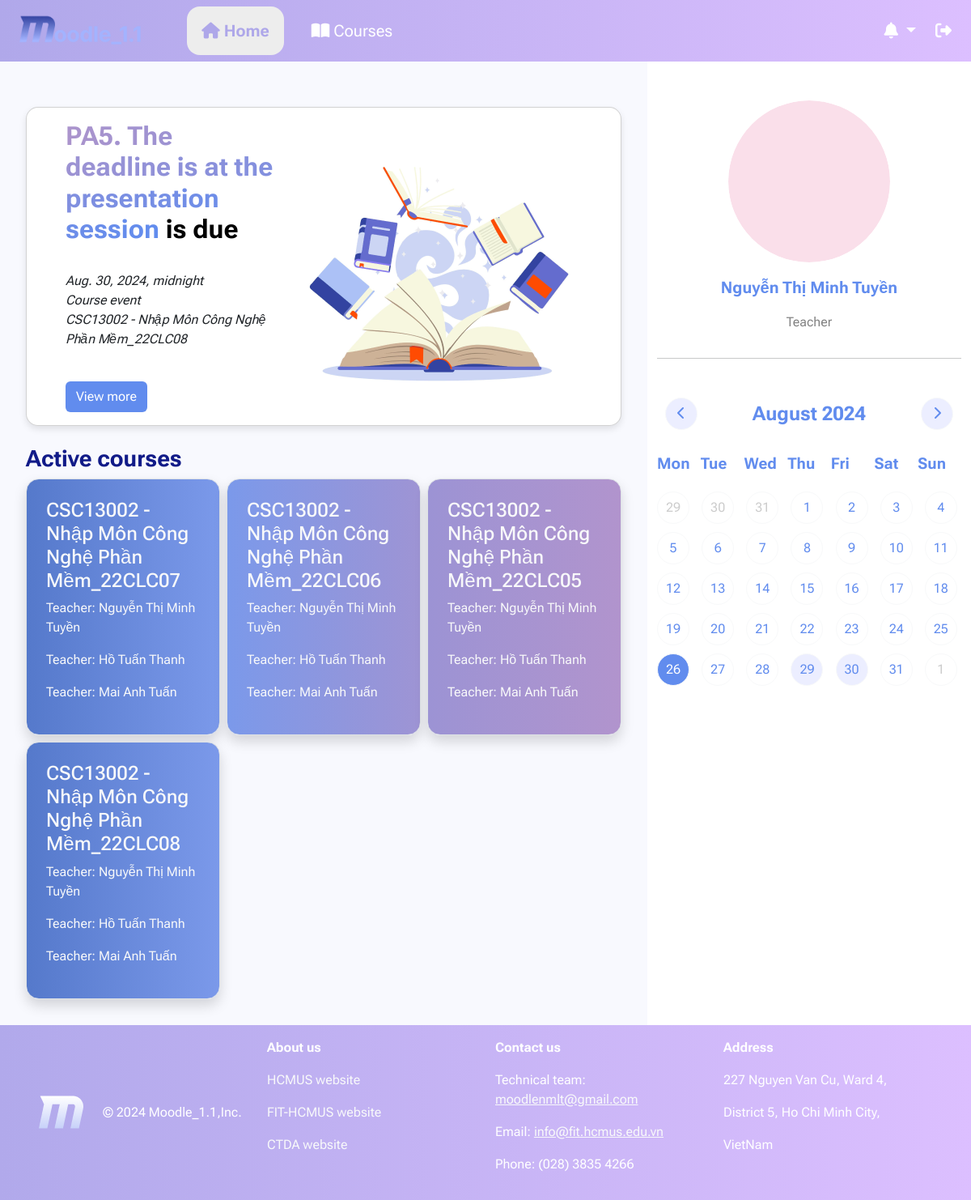
/home/ (signed in), run on the app's committed database.
### courses/models.py (models this page shows, shortened)
class Assignment(models.Model):
    id = models.UUIDField(
         primary_key = True,
         default = uuid.uuid4,
         editable = False)
    author = models.ForeignKey(User, on_delete=models.CASCADE)
    ForClass = models.ForeignKey(CourseClass, on_delete=models.CASCADE, null=True)
    title = models.CharField(max_length=100, blank=True, null=True)
    file = models.FileField(blank=True, null=True, upload_to=upload_assignment_file_path_handle, validators=[file_size])
    date_opened = models.DateTimeField(auto_now_add=True)
    date_closed = models.DateTimeField()
    def is_closed(self):
        return self.date_closed < datetime.datetime.now(datetime.timezone.utc)

class CourseClass(models.Model):
    id = models.BigAutoField(primary_key=True)
    course = models.ForeignKey(Course, on_delete=models.CASCADE, blank=True, null=True)
    className = models.CharField(max_length=10)
    participants = models.ManyToManyField(User, blank=True)
    date_created = models.DateField(auto_now_add=True)
    date_end = models.DateField(blank=True, null=True)
    slug = models.SlugField()
    def is_course_end(self):
        return self.date_end < datetime.date.today()
    def __str__(self):
        return str(self.course) + '_' + self.className

class Course(models.Model):
    id = models.CharField(max_length=10, primary_key=True)
    name = models.CharField(max_length=100)
    date_created = models.DateField()
    def __str__(self):
        return self.id + ' - ' + self.name

### users/models.py (models this page shows)
class User(AbstractUser):
    class Gender(models.TextChoices):
        MALE = "MALE", "Male"
        FEMALE = "FEMALE", "Female"
        NONE = "NONE", "None"
    inClass = models.CharField(max_length=8, null=True, blank=True)
    birthday = models.DateField(blank=True, null=True)
    sex = models.CharField(max_length=6, choices=Gender, default=Gender.NONE)
    country = models.CharField(max_length=100, default="Viet Nam")
    city = models.CharField(max_length=100, default="Ho Chi Minh City")
    avatar = models.ImageField(default='users/avatar.svg', upload_to=upload_path_handle, validators=[file_size])

### moodle/views.py (the view)
# urls.py: 2. Add a URL to urlpatterns:  path('', views.home, name='home')
@login_required(login_url="users:login")
def home(request):
    user, notifications, events = getIn4(request)
    courses = []
    assignment = {'title': 'No assignment', 'date_closed': '', 'ForClass': ''}
    if Class.objects.filter(participants=user.id).exists():
        courses_temp = Class.objects.filter(participants=user.id).order_by('-date_created')
        if Assignment.objects.filter(ForClass__in=courses_temp).exists():
            ev = [x for x in Assignment.objects.filter(ForClass__in=courses_temp).order_by('date_opened', 'date_opened') if not x.is_closed()]
            assignment = min(ev, key=lambda date: abs(date.date_closed - datetime.datetime.now(datetime.timezone.utc)))
        for course in courses_temp:
            teacher = course.participants.filter(is_staff=1)
            courses.append({'course': course, 'teacher': teacher})
    return render(request, 'View_home.html', {'user': user, 'notifies' : notifications, 'events': events,
                                              'assignment' : assignment, 'courses' : courses})

### templates/View_home.html (shortened to what this page needs)
{% extends "NavLayout.html" %}
{% load static %}
{% block content %}
<br>
<div class="container p-2">
    <div class="card px-5 py-3 custom-card">
        <div class="row align-items-center">
            <div class="col">
                <h2 class="fw-bold">
                    <span class="text-primary gradient-text">{{ assignment.title }}</span>
                    <span class="text-black"> is due</span>
                </h2>
                <br>
                <p class="text fst-italic">
                    <span>{{ assignment.date_closed }}</span>
                    <br>
                    <span>Course event</span>
                    <br>
                    <span>{{ assignment.ForClass }}</span>
                    <br>
                </p>
                <br>
                {% if assignment.ForClass == '' %}
                    <button class="btn" style="--bs-btn-bg: #618CEE; color: white; --bs-btn-hover-bg: #5579CB">View more</button>
                {% else %}
                    <button onclick="location.href='{% url 'courses:view_assignment' slug=assignment.ForClass.slug assignmentname=assignment.id %}';" class="btn" style="--bs-btn-bg: #618CEE; color: white; --bs-btn-hover-bg: #5579CB">View more</button>
                {% endif %}
            </div>
            <div class="col-auto text-center">
                <img src="{% static 'img/home/potd.png' %}" alt="Illustration" class="illustration">
            </div>
        </div>
    </div>
    <br>
    <h3 class="fw-bold" style="color: #111B88">Active courses</h3>
    <div class="row row-cols-3 g-2 course-box">
        {% for course in courses %}
            {% if not course.course.is_course_end %}
                <div class="col-md-4">
                    <a href="{% url 'courses:class_page' slug=course.course.slug %}"
                       class="rounded-4 p-4 shadow border link-light link-underline link-underline-opacity-0 d-block h-100
                       {% cycle 'gradient-course1' 'gradient-course2' 'gradient-course3' as gradient_class %}
                       {{ gradient_class }}">
                        <h4>{{ course.course }}</h4>
                        {% for teacher in course.teacher %}
                            <p>Teacher: {{ teacher.first_name }} {{ teacher.last_name }}</p>
                        {% endfor %}
                    </a>
                </div>
            {% endif %}
        {% endfor %}
    </div>
</div>
{% endblock content %}

### templates/NavLayout.html (shortened to what this page needs)
{% load static %}
<!DOCTYPE html>
<html lang="en">
<head>
    <link href="https://cdn.jsdelivr.net/npm/bootstrap@5.3.3/dist/css/bootstrap.min.css" rel="stylesheet">
    <link rel="stylesheet" href="https://cdn.jsdelivr.net/npm/bootstrap-icons@1.11.3/font/bootstrap-icons.min.css">
    <link rel="stylesheet" href="{% static 'css/Nav.css' %}">
</head>
<body>
    <div class="container-fluid d-flex top-bar" style="background-image:linear-gradient(
        to right, #B0A8EA 0%, #DCBFFF 100%); z-index: 3;">
        <nav class="navbar navbar-expand">
            <div class="container-fluid">
                <a class="navbar-brand" role="button" href="{% url 'home' %}">
                    <img src="{% static "img/home/logo.png" %}" alt="logo" class="img-fluid" style="max-width: 80%;">
                </a>
                <div class="navbar-nav box_nav gap-4">
                    <a href="{% url 'home' %}" class="nav-link fs-5 text-center rounded-4" style = "{% if request.resolver_match.url_name == 'home' %}
                                                                            color:#AEA7E9; font-weight: 700 !important; background-color: rgb(237, 237, 237);
                                                                            {% elif request.resolver_match.url_name == 'profile' %}
                                                                            color:#AEA7E9; font-weight: 700 !important; background-color: rgb(237, 237, 237);
                                                                            {% elif request.resolver_match.url_name == 'all_announcements' %}
                                                                            color:#AEA7E9; font-weight: 700 !important; background-color: rgb(237, 237, 237);
                                                                            {% else %} color:#FFFFFF; {% endif %} width: 120px;">
                        <i class="fa-solid fa-house"></i>
                        Home
                    </a>
                    <a href="{% url 'courses:class_list' %}" class="nav-link fs-5 text-center rounded-4" style = " {% if request.resolver_match.url_name == 'class_list' %}
                                                                color:#AEA7E9; font-weight: 700 !important; background-color: rgb(237, 237, 237);
                                                            {% elif request.resolver_match.url_name == 'class_page' %}
                                                                color:#AEA7E9; font-weight: 700 !important; background-color: rgb(237, 237, 237);
                                                            {% elif request.resolver_match.url_name == 'participants' %}
                                                                color:#AEA7E9; font-weight: 700 !important; background-color: rgb(237, 237, 237);
                                                            {% elif request.resolver_match.url_name == 'view_announcement' %}
                                                                color:#AEA7E9; font-weight: 700 !important; background-color: rgb(237, 237, 237);
                                                            {% elif request.resolver_match.url_name == 'post_announcement' %}
                                                                color:#AEA7E9; font-weight: 700 !important; background-color: rgb(237, 237, 237);
                                                            {% elif request.resolver_match.url_name == 'view_material' %}
                                                                color:#AEA7E9; font-weight: 700 !important; background-color: rgb(237, 237, 237);
                                                            {% elif request.resolver_match.url_name == 'view_grading' %}
                                                                color:#AEA7E9; font-weight: 700 !important; background-color: rgb(237, 237, 237);
                                                            {% elif request.resolver_match.url_name == 'view_assignment' %}
                                                                color:#AEA7E9; font-weight: 700 !important; background-color: rgb(237, 237, 237);
                                                            {% elif request.resolver_match.url_name == 'view_all_grades' %}
                                                                color:#AEA7E9; font-weight: 700 !important; background-color: rgb(237, 237, 237);
                                                            {% elif request.resolver_match.url_name == 'view_comment' %}
                                                                color:#AEA7E9; font-weight: 700 !important; background-color: rgb(237, 237, 237);
                                                            {% else %} color:#FFFFFF; {% endif %} width: 120px;">
                        <i class="fa-solid fa-book-open"></i>
                        Courses
                    </a>
                </div>
            </div>
        </nav>
        <div class="ms-auto d-flex align-items-center" style="color: #FFFFFF;">
            <div class="dropdown">
                <button class="btn btn-outline-secondary fs-5 dropdown-toggle" type="button" data-bs-toggle="dropdown"
                style="--bs-btn-border-color: none; --bs-btn-color: #fff; --bs-btn-hover-bg: #ddd;
                --bs-btn-active-bg: rgb(237, 237, 237); --bs-btn-active-color: #AEA7E9;">
                    <i class="fa-solid fa-bell"></i>
                </button>
            </div>
            <button type="button" class="btn btn-outline-secondary fs-5" data-bs-toggle="modal" data-bs-target="#LogoutModal"
            style="--bs-btn-border-color: none; --bs-btn-hover-bg: #ddd; --bs-btn-active-bg: #ddd; --bs-btn-color: #fff">
                <i class="fa-solid fa-right-from-bracket"></i>
            </button>
        </div>
    </div>
    <div class="container-fluid" style="min-height: 90vh">
        <div class="row">
            <div class="col col-xxl-9 col-xl-8 col-lg-7 col-md-7 col-sm-6 border-1 rounded-5 p-4">
                {% block content %}
                {% endblock content %}
            </div>
            <div class="col col-xxl-3 col-xl-4 col-lg-5 col-md-5 col-sm-6 bg-white">
                <div class=" mt-5 mb-2">
                    <a href="{% url 'users:profile' %}" class="d-flex flex-column align-items-center link-dark link-underline link-underline-opacity-0">
                        <img src="{{ user.avatar.url }}" alt="avatar" width="200" height="200" style="border-radius: 50%; object-fit: cover;">
                        <p class="mt-3 fs-5 fw-bold" style="color: #618CEE">{{ user.first_name }} {{ user.last_name }}</p>
                        <p class="fs-6" style="color: #828282">{% if user.is_superuser %}
                                Admin
                            {% elif user.is_staff %}
                                Teacher
                            {% else %}
                                Student
                            {% endif %}
                        </p>
                    </a>
                </div>
                <hr>
                <div class="d-flex calendar">
                    <div class="calendar header d-flex flex-row">
                        <button id="prev" type="button" class="btn btn-outline-light" style="background-color: #ECEEFF; color: #618CEE;">
                            <i class="fa-solid fa-chevron-left"></i>
                        </button>
                        <div class="calendar month" id="monthYear"></div>
                        <button id="next" type="button" class="btn btn-outline-light" style="background-color: #ECEEFF; color: #618CEE;">
                            <i class="fa-solid fa-chevron-right"></i>
                        </button>
                    </div>
                    <div class="calendar days">
                        <div class="day">Mon</div>
                        <div class="day">Tue</div>
                        <div class="day">Wed</div>
                        <div class="day">Thu</div>
                        <div class="day">Fri</div>
                        <div class="day">Sat</div>
                        <div class="day">Sun</div>
                    </div>
                    <div class="calendar dates" id="dates"></div>
                </div>
            </div>
        </div>
    </div>
    <div class="container-fluid py-3 px-5" style="background-image:linear-gradient(
        to right, #B1A9EB 0%, #DCBFFF 100%); color: #FFFFFF">
        <div class="row" >
            <div class="col-3 d-flex align-items-center">
                <img src="{% static "img/home/letterM1.png" %}" alt="LetterM" class="d-inline-block align-text-center me-4">
                © 2024 Moodle_1.1,Inc.
            </div>
            <div class="col-3 d-flex flex-column">
                <p class="fw-bold">About us</p>
                <p><a href="https://hcmus.edu.vn/" class="link-light link-offset-2 link-underline link-underline-opacity-0">
                    HCMUS website
                </a></p>
                <p><a href="https://www.fit.hcmus.edu.vn/" class="link-light link-offset-2 link-underline link-underline-opacity-0">
                    FIT-HCMUS website
                </a></p>
                <p><a href="https://www.ctda.hcmus.edu.vn/" class="link-light link-offset-2 link-underline link-underline-opacity-0">
                    CTDA website
                </a></p>
            </div>
            <div class="col-3 d-flex flex-column">
                <p class="fw-bold">Contact us</p>
                <p>Technical team: <a href="mailto: moodlenmlt@gmail.com"  class="link-light">  moodlenmlt@gmail.com </a></p>
                <p>Email: <a href="mailto: info@fit.hcmus.edu.vn" class="link-light">  info@fit.hcmus.edu.vn </a></p>
                <p>Phone: (028) 3835 4266</p>
            </div>
            <div class="col-3 d-flex flex-column">
                <p class="fw-bold">Address</p>
                <p>227 Nguyen Van Cu, Ward 4,</p>
                <p>District 5, Ho Chi Minh City,</p>
                <p>VietNam</p>
            </div>
        </div>
    </div>
</body>
</html>

### data on the page
Assignment: title "PA5. The deadline is at the presentation session", date_closed "Aug. 30, 2024, midnight", ForClass "CSC13002 - Nhập Môn Công Nghệ Phần Mềm_22CLC08"
CourseClass: course "CSC13002 - Nhập Môn Công Nghệ Phần Mềm_22CLC07"
User: first_name "Nguyễn Thị Minh", last_name "Tuyền", avatar (placeholder picture)
User: first_name "Hồ Tuấn", last_name "Thanh"
User: first_name "Mai Anh", last_name "Tuấn"
CourseClass: course "CSC13002 - Nhập Môn Công Nghệ Phần Mềm_22CLC06"
CourseClass: course "CSC13002 - Nhập Môn Công Nghệ Phần Mềm_22CLC05"
CourseClass: course "CSC13002 - Nhập Môn Công Nghệ Phần Mềm_22CLC08"
